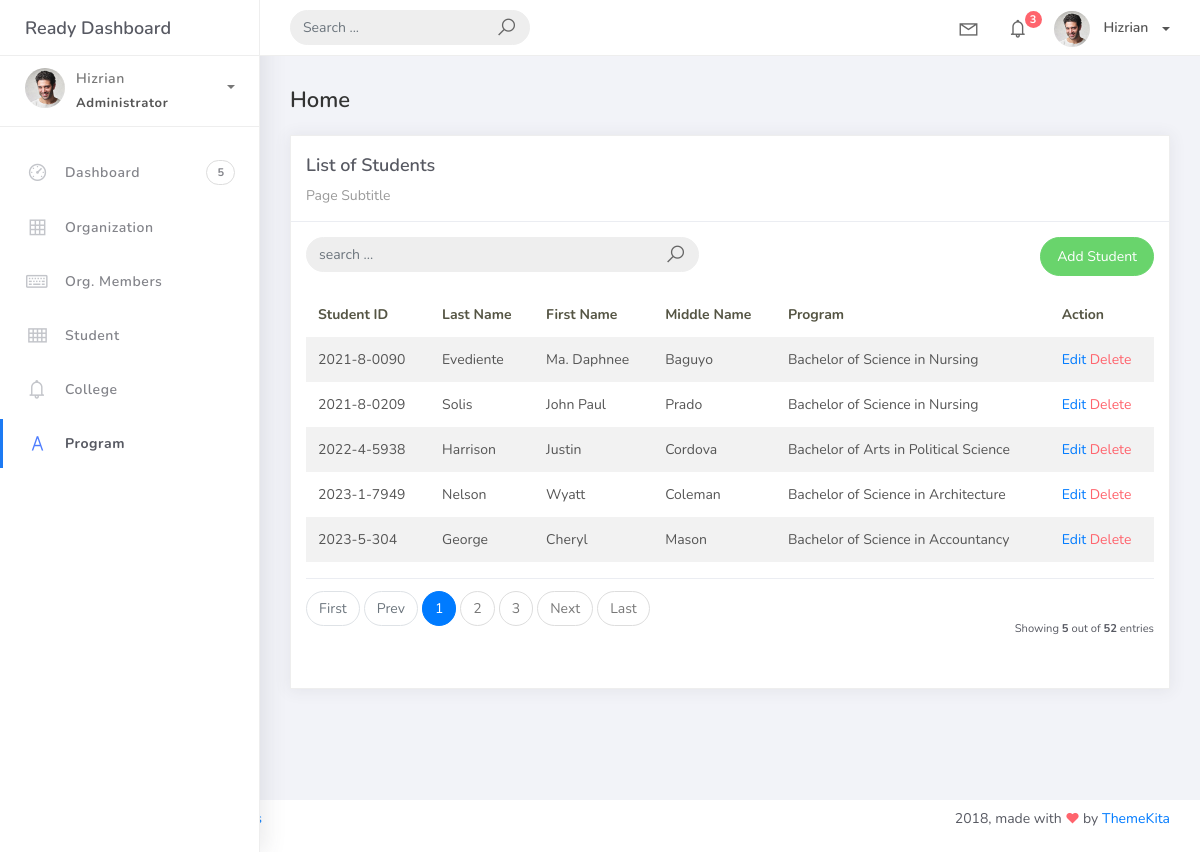
The page /student_list on the database as committed earlier.
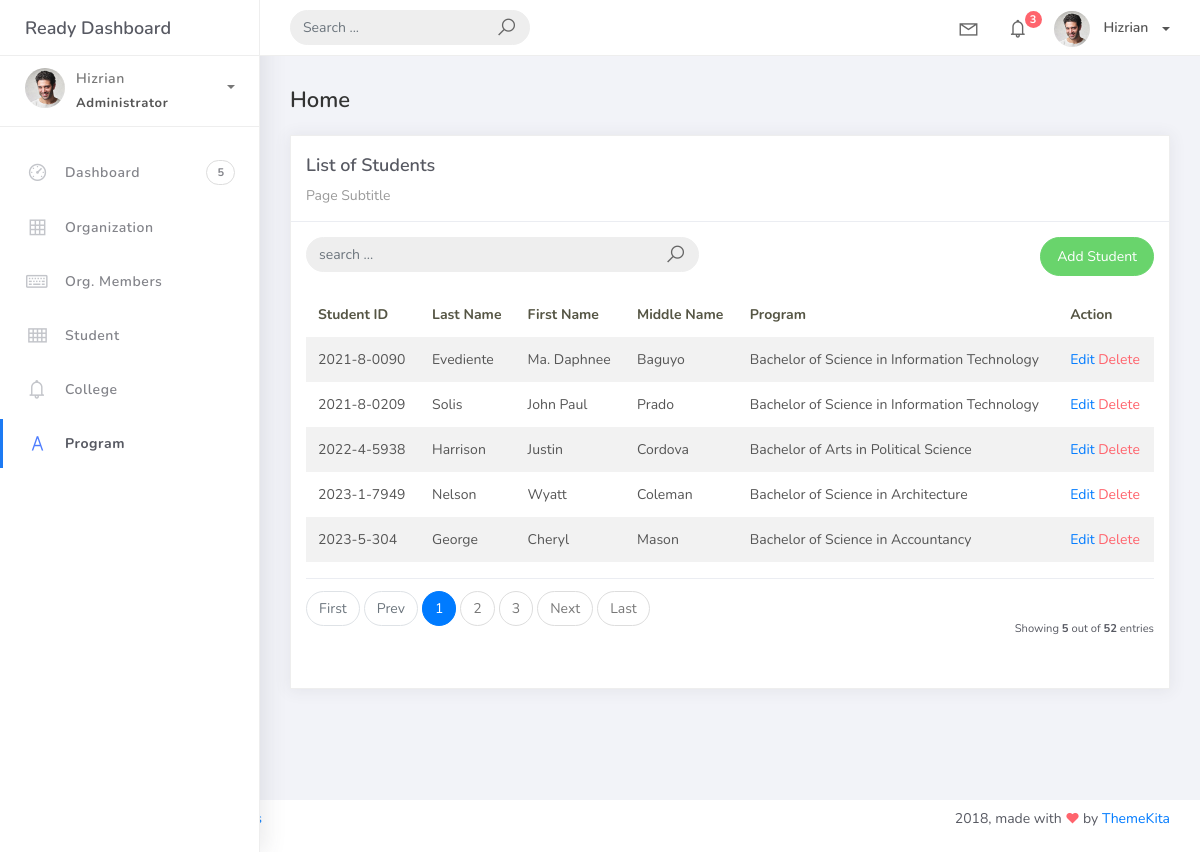
The same page on the database as committed later.
### studentorg/models.py (models this page shows, shortened)
class BaseModel (models.Model):
    created_at = models.DateTimeField(auto_now_add=True, db_index=True)
    updated_at = models.DateTimeField (auto_now=True)
    class Meta:
        abstract = True

class Student(BaseModel):
    student_id = models.CharField (max_length=15)
    lastname = models.CharField (max_length=25)
    firstname = models.CharField (max_length=25)
    middlename = models.CharField (max_length=25, blank=True, null=True)
    program = models.ForeignKey(Program, on_delete=models.CASCADE)

class Program (BaseModel):
    prog_name = models.CharField(max_length=150)
    college = models.ForeignKey (College, on_delete=models.CASCADE)
    def __str__(self):
        return self.prog_name

### studentorg/views.py (the view)
# urls.py: path('student_list', StudentList.as_view(), name='student-list'),
class StudentList(ListView):
    model = Student
    context_object_name = 'home'
    template_name = 'student_list.html'
    paginate_by = 5
    def get_queryset(self, *args, **kwargs):
        qs = super(StudentList, self).get_queryset(*args, **kwargs)
        if self.request.GET.get("q") is not None:
            query = self.request.GET.get("q")
            qs = qs.filter(Q(student_id__icontains=query) |
                       Q(lastname__icontains=query) |
                       Q(firstname__icontains=query) |
                       Q(middlename__icontains=query))
        return qs

### templates/student_list.html
{% extends 'base.html' %}
{% load static %}
{% block content %}
<div class="content">
    <div class="container-fluid">
        <h4 class="page-title">Home</h4>
        <div class="row">
            <div class="col-md-12">
                <div class="card">
                    <div class="card-header">
                        <div class="card-title">List of Students</div>
                        <div class="card-category">Page Subtitle</div>
                    </div>
                    <div class="card-body">
                        <div class="row">
                            <div class="col-md-6">
                                <form class="navbar-left navbar-form nav-search mr-md-3" action="{% url 'student-list' %}">
                                    <div class="input-group">
                                        <input type="text" placeholder="search ..." class="form-control" name="q"/>
                                        <div class="input-group-append">
                                            <span class="input-group-text">
                                                <i class="la la-search search-icon"></i>
                                            </span>
                                        </div>
                                    </div>
                                </form>
                            </div>
                            <div class="col-md-6">
                                <div class="pull-right">
                                    <a href="{% url 'student-add' %}" class="btn btn-success btn-rounded">Add Student</a>
                                </div>
                            </div>
                        </div>
                        <table class="table table-striped mt-3">
                            <thead>
                                <tr>
                                    <th scope="col">Student ID</th>
                                    <th scope="col">Last Name</th>
                                    <th scope="col">First Name</th>
                                    <th scope="col">Middle Name</th>
                                    <th scope="col">Program</th>
                                    <th scope="col">Action</th>
                                </tr>
                            </thead>
                            <tbody>
                                {% for object in object_list %}
                                <tr>
                                    <td>{{ object.student_id }}</td>
                                    <td>{{ object.lastname }}</td>
                                    <td>{{ object.firstname }}</td>
                                    <td>{{ object.middlename }}</td>
                                    <td>{{ object.program }}</td>
                                    <td>
                                        <a href="student_list/{{ object.id}}">Edit</a>
                                        <a href="student_list/{{ object.id }}/delete" class="text-danger">Delete</a>
                                    </td>
                                </tr>
                                {% empty %}
                                <tr>
                                    <td colspan="4" style="text-align: center">
                                    <p class="text-sm font-weight-bold mb-0">No Records Found</p>
                                    </td>
                                </tr>
                                {% endfor %}
                            </tbody>
                        </table>
                        {% include 'includes/pagination.html' %}
                    </div>
                </div>
            </div>
        </div>
    </div>
</div>
{% endblock %}

### templates/base.html (shortened to what this page needs)
{% load static %}
<!DOCTYPE html>
<html>
<head>
	<link rel="stylesheet" href="assets/css/bootstrap.min.css">
	<link rel="stylesheet" href="{% static 'css/bootstrap.min.css' %}">
	<link rel="stylesheet" href="{% static 'css/ready.css' %}">
	<link rel="stylesheet" href="{% static 'css/demo.css' %}">
</head>
<body>
	<div class="wrapper">
		<div class="main-header">
			<div class="logo-header">
				<a href="index.html" class="logo">
					Ready Dashboard
				</a>
			</div>
			<nav class="navbar navbar-header navbar-expand-lg">
				<div class="container-fluid">
					<form class="navbar-left navbar-form nav-search mr-md-3" action="">
						<div class="input-group">
							<input type="text" placeholder="Search ..." class="form-control">
							<div class="input-group-append">
								<span class="input-group-text">
									<i class="la la-search search-icon"></i>
								</span>
							</div>
						</div>
					</form>
					<ul class="navbar-nav topbar-nav ml-md-auto align-items-center">
						<li class="nav-item dropdown hidden-caret">
							<a class="nav-link dropdown-toggle" href="#" id="navbarDropdown" role="button" data-toggle="dropdown" aria-haspopup="true" aria-expanded="false">
								<i class="la la-envelope"></i>
							</a>
						</li>
						<li class="nav-item dropdown hidden-caret">
							<a class="nav-link dropdown-toggle" href="#" id="navbarDropdown" role="button" data-toggle="dropdown" aria-haspopup="true" aria-expanded="false">
								<i class="la la-bell"></i>
								<span class="notification">3</span>
							</a>
						</li>
						<li class="nav-item dropdown">
							<a class="dropdown-toggle profile-pic" data-toggle="dropdown" href="#" aria-expanded="false">
								<img src="{% static 'img/profile.jpg' %}" alt="user-img" width="36" class="img-circle">
								<span >Hizrian</span></span>
							</a>
							</li>
						</ul>
					</div>
				</nav>
			</div>
			<div class="sidebar">
				<div class="scrollbar-inner sidebar-wrapper">
					<div class="user">
						<div class="photo">
							<img src="{% static 'img/profile.jpg' %}">
						</div>
						<div class="info">
							<a class="" data-toggle="collapse" href="#collapseExample" aria-expanded="true">
								<span>
									Hizrian
									<span class="user-level">Administrator</span>
									<span class="caret"></span>
								</span>
							</a>
						</div>
					</div>
					<ul class="nav">
						<li class="nav-item">
							<a href="index.html">
								<i class="la la-dashboard"></i>
								<p>Dashboard</p>
								<span class="badge badge-count">5</span>
							</a>
						</li>
						<li class="nav-item">
							<a href="{% url 'organization-list' %}">
								<i class="la la-table"></i>
								<p>Organization</p>
							</a>
						</li>
						<li class="nav-item">
							<a href="{% url 'organization-mem-list' %}">
								<i class="la la-keyboard-o"></i>
								<p>Org. Members</p>
							</a>
						</li>
						<li class="nav-item">
							<a href="{% url 'student-list' %}">
								<i class="la la-th"></i>
								<p>Student</p>
							</a>
						</li>
						<li class="nav-item">
							<a href="{% url 'college-list' %}">
								<i class="la la-bell"></i>
								<p>College</p>
							</a>
						</li>
						<li class="nav-item active">
							<a href="{% url 'program-list' %}">
								<i class="la la-font"></i>
								<p>Program</p>
							</a>
						</li>
					</ul>
				</div>
			</div>
			<div class="main-panel">
			    {% block content %}
			    {% endblock %}
			</div>
				<footer class="footer">
					<div class="container-fluid">
						<nav class="pull-left">
							<ul class="nav">
								<li class="nav-item">
									<a class="nav-link" href="http://www.themekita.com">
									</a>
								</li>
								<li class="nav-item">
									<a class="nav-link" href="#">
									</a>
								</li>
								<li class="nav-item">
									<a class="nav-link" href="https://themewagon.com/license/#free-item">
									</a>
								</li>
							</ul>
						</nav>
						<div class="copyright ml-auto">
							2018, made with <i class="la la-heart heart text-danger"></i> by <a href="http://www.themekita.com">ThemeKita</a>
						</div>
					</div>
				</footer>
			</div>
</body>
</html>

### templates/includes/pagination.html (shortened to what this page needs)
{% if is_paginated %}
<div class="card-footer px-0 border-0 d-flex flex-column flex-lg-row align-items-center justify-content-between mt-3">
    <nav aria-label="Topics pagination" class="mb-4">
        <ul class="pagination">
            {% if page_obj.number > 1 %}
            <li class="page-item">
                <a class="page-link" href="?page=1">First</a>
            </li>
            {% else %}
            <li class="page-item disabled">
                <span class="page-link">First</span>
            </li>
            {% endif %} {% if page_obj.has_previous %}
            <li class="page-item">
                <a class="page-link" href="?page={{ page_obj.previous_page_number }}">Prev</a>
            </li>
            {% else %}
            <li class="page-item disabled">
                <span class="page-link">Prev</span>
            </li>
            {% endif %} {% for page_num in paginator.page_range %} {% if page_obj.number == page_num %}
            <li class="page-item active">
                <span class="page-link">
                    {{ page_num }}
                </span>
            </li>
            {% elif page_num > page_obj.number|add:'-3' and page_num < page_obj.number|add:'3' %}
            <li class="page-item">
                <a class="page-link" href="?page={{ page_num }}">{{ page_num }}</a>
            </li>
            {% endif %}
            {% endfor %}
            {% if page_obj.has_next %}
            <li class="page-item">
                <a class="page-link" href="?page={{ page_obj.next_page_number }}">Next</a>
            </li>
            {% else %}
            <li class="page-item disabled">
                <span class="page-link">Next</span>
            </li>
            {% endif %}
            {% if page_obj.number != paginator.num_pages %}
            <li class="page-item">
                <a class="page-link" href="?page={{ paginator.num_pages }}">Last</a>
            </li>
            {% else %}
            <li class="page-item disabled">
                <span class="page-link">Last</span>
            </li>
            {% endif %}
        </ul>
    </nav>
    <div class="fw-normal small mt-4 mt-lg-0">Showing <b>{{ object_list.count }}</b> out of <b>{{ paginator.count }}</b> entries</div>
</div>
{% endif %}

Rows that differ between the two databases and show on the page:
changed Student "Evediente": program "Bachelor of Science in Nursing" → "Bachelor of Science in Information Technology"
changed Student "Solis": program "Bachelor of Science in Nursing" → "Bachelor of Science in Information Technology"
